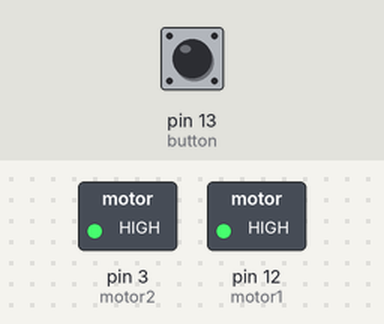
Recording of a sketch running on a simulated Arduino Uno, built with avr-gcc and run on an emulated ATmega328P. On the bench: switched loads named in the sketch (green lamp = pin HIGH). The inputs (shaded band) are chosen by the test bench; at power-on: pin 13 (button) LOW.

Above: at 0.1 s.
Timing chart, 0 to 1.6 s (numbered marks = the images above):
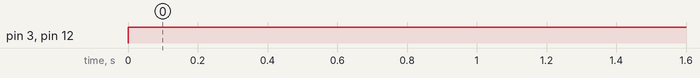

The sketch:

Test.ino
```cpp
int motor1 = 12;
int motor2 = 3;
int button = 13;
int buttonState = 0;
void setup() {
  // put your setup code here, to run once:
  Serial.begin(9600);
  pinMode(motor1, OUTPUT);
  pinMode(motor2, OUTPUT);
  pinMode(button, INPUT);
}

void loop() {
  // put your main code here, to run repeatedly:
  buttonState = digitalRead(button);
  digitalWrite(motor1, HIGH);
  digitalWrite(motor2, HIGH);
}
```

Measured:
- by itself, pin 3 (motor2), pin 12 (motor1): LOW → HIGH at 0.00 s
